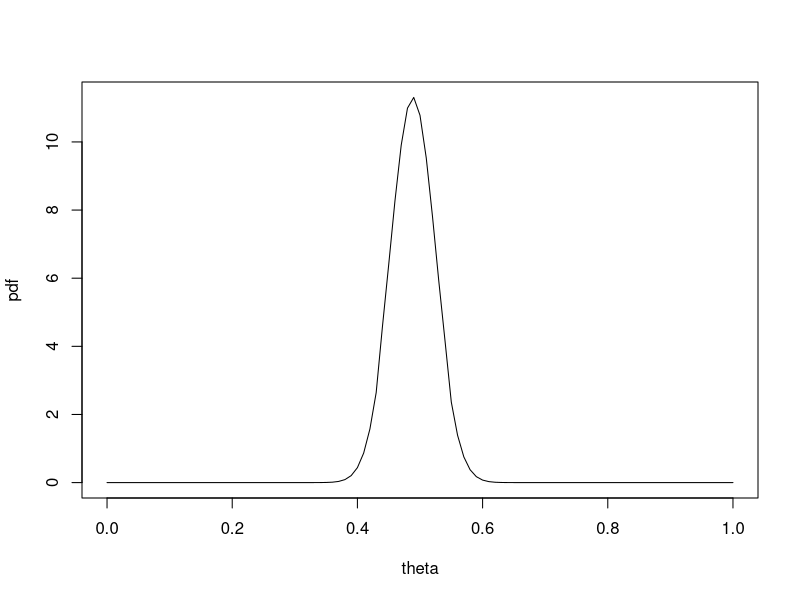

R code for this plot:
## ---- chunk 1
votes = c(2, 7, 4, 5, 4, 5, 6, 4, 4, 4, 5, 6, 5, 7, 6, 2, 4, 6, 6, 6)
## ---- chunk 2
curve(dbeta(x, seq(0,1,0.1) + sum(votes), 1+sum(sapply(votes, function(v){ 10 - v}))), xlab = "theta", ylab = "pdf")
## ---- chunk 3
votes = c(2, 7, 4, 5, 4, 5, 6, 4, 4, 4, 5, 6, 5, 7, 6, 2, 4, 6, 6, 6)
## ---- chunk 4
sapply(votes, function(v){ 10 - v})
## ---- chunk 5

